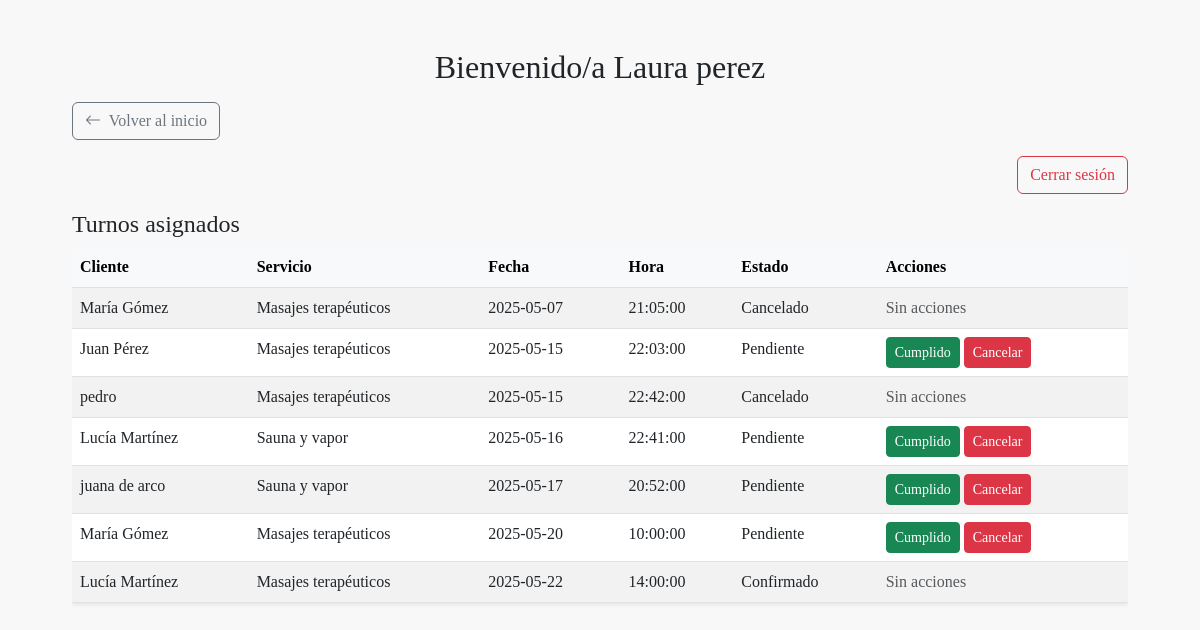
Screenshot of /panel_empleado.php (signed in) with the database file from the repository.
### tables this page shows
CREATE TABLE `empleados` (
  `id` int(11) NOT NULL,
  `nombre` varchar(100) NOT NULL,
  `email` varchar(100) NOT NULL,
  `telefono` varchar(20) DEFAULT NULL,
  `usuario_id` int(11) DEFAULT NULL,
  `rol` varchar(50) DEFAULT 'empleado'
);

CREATE TABLE `turnos` (
  `id` int(11) NOT NULL,
  `id_cliente` int(11) NOT NULL,
  `id_empleado` int(11) NOT NULL,
  `id_servicio` int(11) NOT NULL,
  `fecha` date NOT NULL,
  `hora` time NOT NULL,
  `estado` enum('pendiente','confirmado','cancelado') DEFAULT 'pendiente'
);

CREATE TABLE `clientes` (
  `id` int(11) NOT NULL,
  `nombre` varchar(100) NOT NULL,
  `email` varchar(100) NOT NULL,
  `telefono` varchar(20) DEFAULT NULL,
  `activo` tinyint(1) DEFAULT 1,
  `usuario_id` int(11) DEFAULT NULL
);

CREATE TABLE `servicios` (
  `id` int(11) NOT NULL,
  `nombre` varchar(100) NOT NULL,
  `descripcion` text NOT NULL,
  `precio` decimal(10,2) NOT NULL
);

### panel_empleado.php (the view, shortened to what this page needs)
<?php
$usuario = $_SESSION['usuario'] ?? '';
require_once __DIR__ . '/config.php';
$sqlEmpleado = "SELECT e.id, e.nombre FROM empleados e JOIN usuarios u ON e.usuario_id = u.id WHERE u.usuario = ?";
$stmt = $conexion->prepare($sqlEmpleado);
$stmt->bind_param("s", $usuario);
$stmt->execute();
$result = $stmt->get_result();
$empleado = $result->fetch_assoc();
$idEmpleado = $empleado['id'] ?? null;
$nombreEmpleado = $empleado['nombre'] ?? $usuario;
$turnos = [];
if ($idEmpleado) {
    $sqlTurnos = "SELECT t.id, t.fecha, t.hora, t.estado, s.nombre AS servicio, c.nombre AS cliente
                  FROM turnos t
                  JOIN servicios s ON t.id_servicio = s.id
                  JOIN clientes c ON t.id_cliente = c.id
                  WHERE t.id_empleado = ?
                  ORDER BY t.fecha, t.hora";
    $stmtTurnos = $conexion->prepare($sqlTurnos);
    $stmtTurnos->bind_param("i", $idEmpleado);
    $stmtTurnos->execute();
    $resultadoTurnos = $stmtTurnos->get_result();
    while ($fila = $resultadoTurnos->fetch_assoc()) {
        $turnos[] = $fila;
    }
}
?>
<!DOCTYPE html>
<html lang="es">
<head>
  <link href="https://cdn.jsdelivr.net/npm/bootstrap@5.3.0/dist/css/bootstrap.min.css" rel="stylesheet">
  <link href="https://cdn.jsdelivr.net/npm/bootstrap-icons@1.10.5/font/bootstrap-icons.css" rel="stylesheet">
  <link rel="stylesheet" href="styles/style.css">
</head>
<body class="admin-page">
<div class="container mt-5">
  <h2 class="mb-3 text-center">Bienvenido/a <?= htmlspecialchars($nombreEmpleado) ?></h2>
  <a href="index.php" class="btn btn-outline-secondary mb-3">
    <i class="bi bi-arrow-left me-1"></i> Volver al inicio
  </a>
  <div class="d-flex justify-content-end mb-3">
    <a href="logout.php" class="btn btn-outline-danger">Cerrar sesión</a>
  </div>
  <h4>Turnos asignados</h4>
  <div class="table-responsive">
    <table class="table table-striped shadow-sm">
      <thead class="table-light">
        <tr>
          <th>Cliente</th>
          <th>Servicio</th>
          <th>Fecha</th>
          <th>Hora</th>
          <th>Estado</th>
          <th>Acciones</th>
        </tr>
      </thead>
      <tbody>
        <?php if (!empty($turnos)): ?>
          <?php foreach ($turnos as $turno): ?>
            <tr>
              <td><?= htmlspecialchars($turno['cliente']) ?></td>
              <td><?= htmlspecialchars($turno['servicio']) ?></td>
              <td><?= $turno['fecha'] ?></td>
              <td><?= $turno['hora'] ?></td>
              <td><?= ucfirst($turno['estado']) ?></td>
              <td>
                <?php if ($turno['estado'] === 'pendiente'): ?>
                  <div class="d-flex gap-1">
                    <a href="turno_estado.php?id=<?= $turno['id'] ?>&estado=cumplido" class="btn btn-sm btn-success"
                       onclick="return confirm('¿Marcar como cumplido?')">Cumplido</a>
                    <a href="turno_estado.php?id=<?= $turno['id'] ?>&estado=cancelado" class="btn btn-sm btn-danger"
                       onclick="return confirm('¿Cancelar este turno?')">Cancelar</a>
                  </div>
                <?php else: ?>
                  <span class="text-muted">Sin acciones</span>
                <?php endif; ?>
              </td>
            </tr>
          <?php endforeach; ?>
        <?php else: ?>
          <tr><td colspan="6" class="text-center">No tenés turnos asignados por el momento.</td></tr>
        <?php endif; ?>
      </tbody>
    </table>
  </div>
</div>
</body>
</html>

### styles/style.css (style rules this page uses)
:root { --primary-color: #E8DFF4; --secondary-color: #f8f8f8; --text-color: #333; --hover-color: #FBB3B3; --font-family: 'Playfair Display', serif; }
body { font-family: var(--font-family); margin: 0; padding: 0; flex-direction: column; min-height: 100vh; background-color: var(--secondary-color); }
.container { width: 90%; margin: auto; flex: 1; }
.admin-page { font-family: var(--font-family); background-color: var(--secondary-color); }

### rows the page displays
empleados: nombre "Laura perez"
turnos: id_cliente.nombre "María Gómez", id_servicio.nombre "Masajes terapéuticos", fecha "2025-05-07", hora "21:05:00", estado "Cancelado", shows "Sin acciones"
turnos: id_cliente.nombre "Juan Pérez", id_servicio.nombre "Masajes terapéuticos", fecha "2025-05-15", hora "22:03:00", estado "Pendiente"
turnos: id_cliente.nombre "pedro", id_servicio.nombre "Masajes terapéuticos", fecha "2025-05-15", hora "22:42:00", estado "Cancelado", shows "Sin acciones"
turnos: id_cliente.nombre "Lucía Martínez", id_servicio.nombre "Sauna y vapor", fecha "2025-05-16", hora "22:41:00", estado "Pendiente"
turnos: id_cliente.nombre "juana de arco", id_servicio.nombre "Sauna y vapor", fecha "2025-05-17", hora "20:52:00", estado "Pendiente"
turnos: id_cliente.nombre "María Gómez", id_servicio.nombre "Masajes terapéuticos", fecha "2025-05-20", hora "10:00:00", estado "Pendiente"
turnos: id_cliente.nombre "Lucía Martínez", id_servicio.nombre "Masajes terapéuticos", fecha "2025-05-22", hora "14:00:00", estado "Confirmado", shows "Sin acciones"
